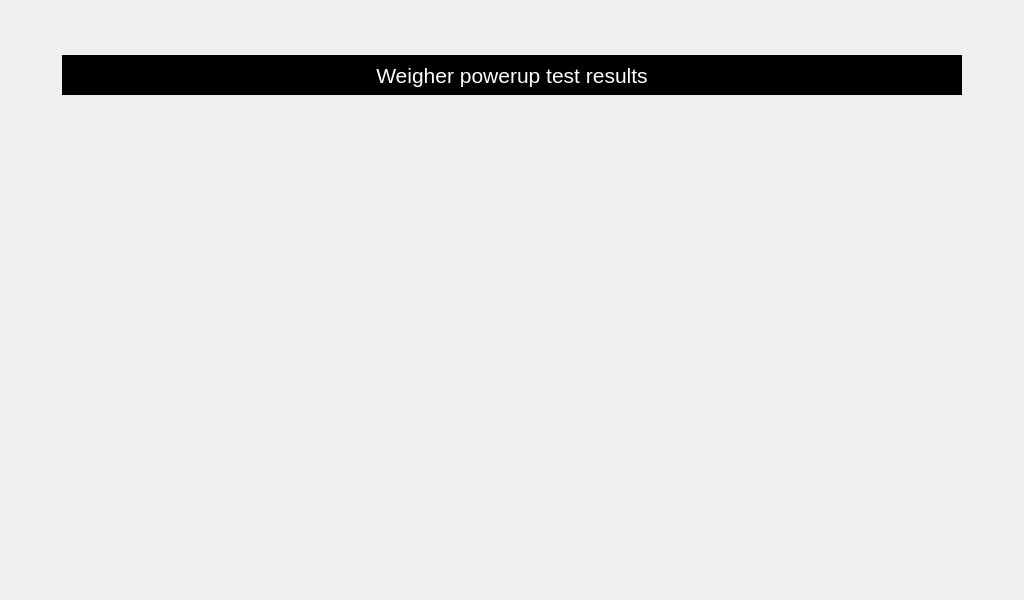
<?xml version="1.0" encoding="UTF-8"?>
<ui version="4.0">
 <class>serviceWeigherPowerupTestResults</class>
 <widget class="QWidget" name="serviceWeigherPowerupTestResults">
  <property name="geometry">
   <rect>
    <x>0</x>
    <y>0</y>
    <width>1024</width>
    <height>600</height>
   </rect>
  </property>
  <property name="windowTitle">
   <string>Form</string>
  </property>
  <widget class="QLabel" name="lblResultsHeading">
   <property name="geometry">
    <rect>
     <x>62</x>
     <y>55</y>
     <width>900</width>
     <height>40</height>
    </rect>
   </property>
   <property name="font">
    <font>
     <pointsize>16</pointsize>
    </font>
   </property>
   <property name="styleSheet">
    <string notr="true">QLabel
{
	color: white;
     background: black;
 }</string>
   </property>
   <property name="text">
    <string>Weigher powerup test results</string>
   </property>
   <property name="alignment">
    <set>Qt::AlignCenter</set>
   </property>
  </widget>
  <widget class="QLabel" name="lblField3Data">
   <property name="geometry">
    <rect>
     <x>515</x>
     <y>214</y>
     <width>441</width>
     <height>40</height>
    </rect>
   </property>
   <property name="font">
    <font>
     <pointsize>16</pointsize>
    </font>
   </property>
   <property name="text">
    <string/>
   </property>
   <property name="alignment">
    <set>Qt::AlignCenter</set>
   </property>
  </widget>
  <widget class="QLabel" name="lblField2">
   <property name="geometry">
    <rect>
     <x>62</x>
     <y>164</y>
     <width>450</width>
     <height>40</height>
    </rect>
   </property>
   <property name="font">
    <font>
     <pointsize>16</pointsize>
    </font>
   </property>
   <property name="text">
    <string/>
   </property>
  </widget>
  <widget class="QLabel" name="lblField2Data">
   <property name="geometry">
    <rect>
     <x>515</x>
     <y>164</y>
     <width>441</width>
     <height>40</height>
    </rect>
   </property>
   <property name="font">
    <font>
     <pointsize>16</pointsize>
    </font>
   </property>
   <property name="text">
    <string/>
   </property>
   <property name="alignment">
    <set>Qt::AlignCenter</set>
   </property>
  </widget>
  <widget class="QLabel" name="lblField1">
   <property name="geometry">
    <rect>
     <x>62</x>
     <y>114</y>
     <width>450</width>
     <height>40</height>
    </rect>
   </property>
   <property name="font">
    <font>
     <pointsize>16</pointsize>
    </font>
   </property>
   <property name="text">
    <string/>
   </property>
  </widget>
  <widget class="QLabel" name="lblField4Data">
   <property name="geometry">
    <rect>
     <x>515</x>
     <y>264</y>
     <width>441</width>
     <height>40</height>
    </rect>
   </property>
   <property name="font">
    <font>
     <pointsize>16</pointsize>
    </font>
   </property>
   <property name="text">
    <string/>
   </property>
   <property name="alignment">
    <set>Qt::AlignCenter</set>
   </property>
  </widget>
  <widget class="QLabel" name="lblField3">
   <property name="geometry">
    <rect>
     <x>62</x>
     <y>214</y>
     <width>450</width>
     <height>40</height>
    </rect>
   </property>
   <property name="font">
    <font>
     <pointsize>16</pointsize>
    </font>
   </property>
   <property name="text">
    <string/>
   </property>
  </widget>
  <widget class="QLabel" name="lblField4">
   <property name="geometry">
    <rect>
     <x>62</x>
     <y>264</y>
     <width>450</width>
     <height>40</height>
    </rect>
   </property>
   <property name="font">
    <font>
     <pointsize>16</pointsize>
    </font>
   </property>
   <property name="text">
    <string/>
   </property>
  </widget>
  <widget class="QLabel" name="lblField1Data">
   <property name="geometry">
    <rect>
     <x>515</x>
     <y>114</y>
     <width>441</width>
     <height>40</height>
    </rect>
   </property>
   <property name="font">
    <font>
     <pointsize>16</pointsize>
    </font>
   </property>
   <property name="text">
    <string/>
   </property>
   <property name="alignment">
    <set>Qt::AlignCenter</set>
   </property>
  </widget>
  <widget class="QLabel" name="lblField5">
   <property name="geometry">
    <rect>
     <x>62</x>
     <y>315</y>
     <width>450</width>
     <height>40</height>
    </rect>
   </property>
   <property name="font">
    <font>
     <pointsize>16</pointsize>
    </font>
   </property>
   <property name="text">
    <string/>
   </property>
  </widget>
  <widget class="QLabel" name="lblField5Data">
   <property name="geometry">
    <rect>
     <x>515</x>
     <y>315</y>
     <width>441</width>
     <height>40</height>
    </rect>
   </property>
   <property name="font">
    <font>
     <pointsize>16</pointsize>
    </font>
   </property>
   <property name="text">
    <string/>
   </property>
   <property name="alignment">
    <set>Qt::AlignCenter</set>
   </property>
  </widget>
 </widget>
 <resources/>
 <connections/>
</ui>
